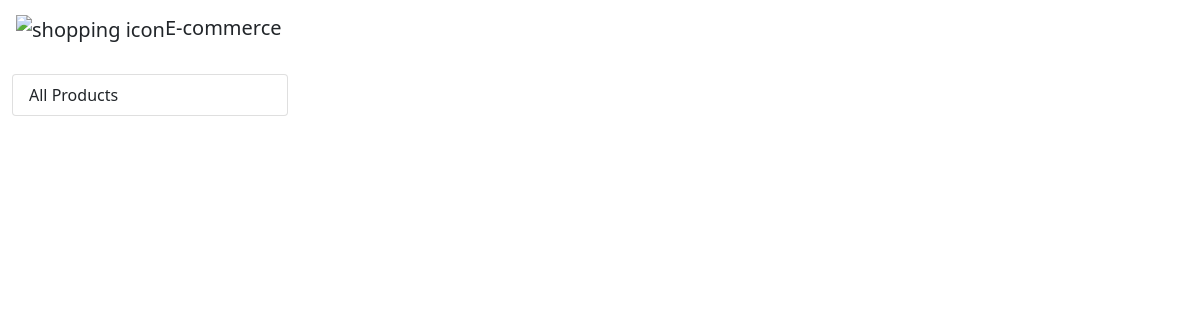
The page /store on the database as committed earlier.
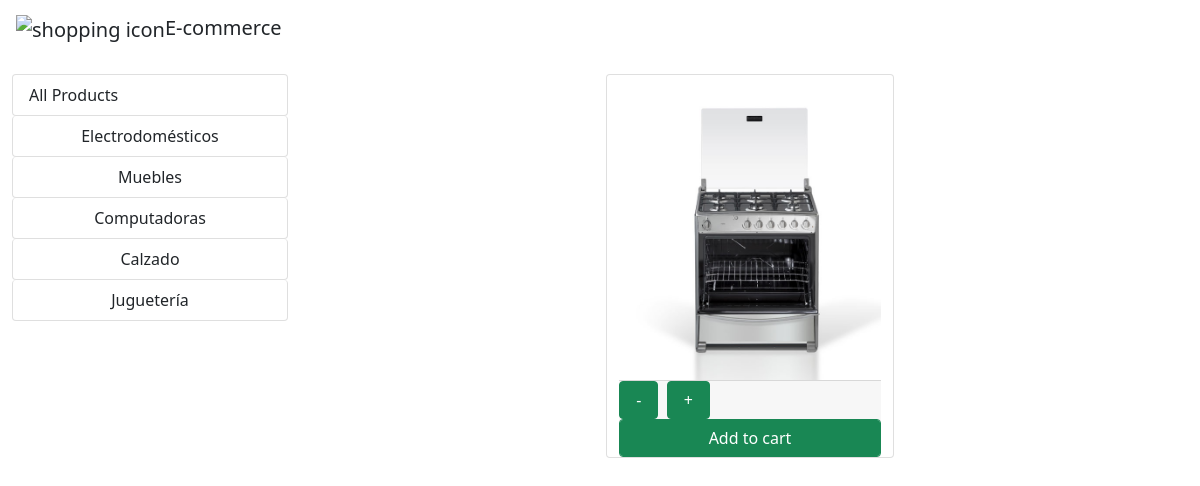
The same page on the database as committed later.
### store/models/category.py (models this page shows, shortened)
class Category(models.Model):
    name = models.CharField(max_length=100)
    @staticmethod
    def get_all_categories():
        return Category.objects.all()

### store/models/product.py (models this page shows, shortened)
class Products(models.Model):
    name = models.CharField(max_length=100)
    price = models.IntegerField(default=0)
    category = models.ForeignKey(Category, on_delete=models.CASCADE, default=1)
    description = models.CharField(max_length=250, default='', blank=True, null=True)
    image = models.ImageField(upload_to='uploads/products')
    @staticmethod
    def get_all_products():
        return Products.objects.all()

### store/views/home.py (the view)
# urls.py: path('', include('store.urls'))
def store(request):
    cart = request.session.get('cart')
    if not cart:
        request.session['cart'] = {}
    products = None
    categories = Category.get_all_categories()
    categoryID = request.GET.get('category')
    if categoryID:
        products = Products.get_all_products_by_categoryid(categoryID)
    else:
        products = Products.get_all_products()
    data = {'products': products, 'categories': categories}
    print('are you?: ', request.session.get('email'))
    return render(request, 'index.html', data)

### templates/index.html (shortened to what this page needs)
{% extends 'base.html' %}
{% block content %}
    <div class="container-fluid mt-3">
    <div class="row">
        <div class="col-lg-3 mx-auto">
            <div class="list-group">
                <a href="/" class="list-group-item list-group-item-action btn btn-outline-success">
                    All Products</a>
                {% for category in categories %}
                    <a href="/?category = {{ category.id }}" class="list-group-item list-group-action btn btn-outline-success">
                        {{ category.name }}</a>
                {% endfor %}
            </div>
        </div>
        <div id="products" class="col-lg-9 mx-auto">
            <div class="row mx-auto">
                {% for product in products %}
                    <div class="card mx-auto mb-3" id="{{ product.id }}" style="width: 18rem;">
                        <img class="card-imag-top" src="{{ product.image.url }}" alt="Card Image">
                        <div class="card-footer p-0 no-gutters">
                            <div class="row mo-gutters">
                                <form action="/{{ product.id }}" class="col-2" method="post">
                                    <input type="submit" value=" - " class="btn btn-block btn-success border-right">
                                </form>
                                <form action="/{{ product.id }}" class="col-2" method="post">
                                    <input type="submit" value=" + " class="btn btn-block btn-success border-left">
                                </form>
                            </div>
                            <form action="/{{ product.id }}" method="post" class="btn-block">
                                <input type="submit" class="float-right btn btn-success form-control"
                                       value="Add to cart">
                            </form>
                        </div>
                    </div>
                {% endfor %}
            </div>
        </div>
    </div>
    </div>
{% endblock %}

Rows that differ between the two databases and show on the page:
added Category: name "Electrodomésticos"
added Category: name "Muebles"
added Category: name "Computadoras"
added Category: name "Calzado"
added Category: name "Juguetería"
added Products: {{ product.id }} 1 (drawn), image (picture)
